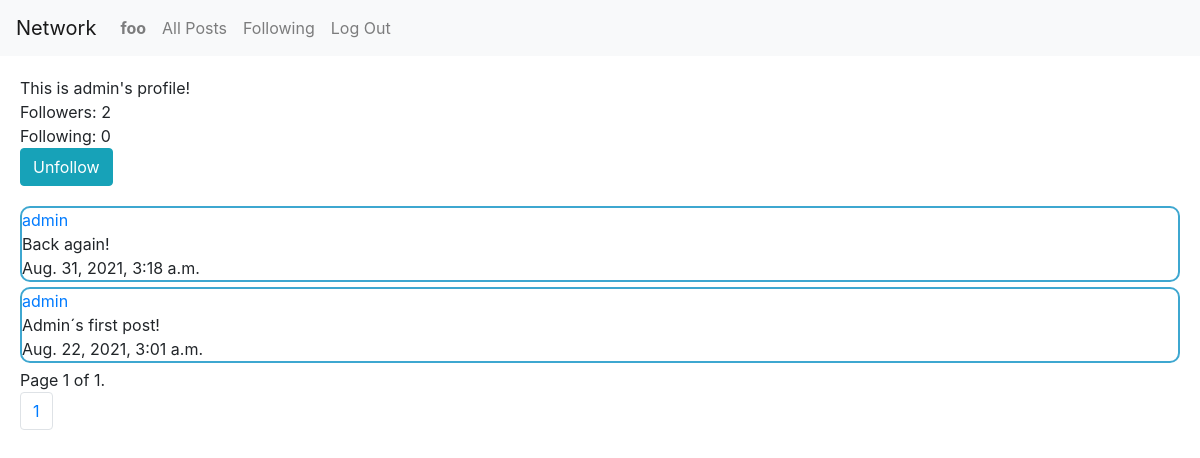
/user/admin (signed in), run on an earlier commit of the app's database.
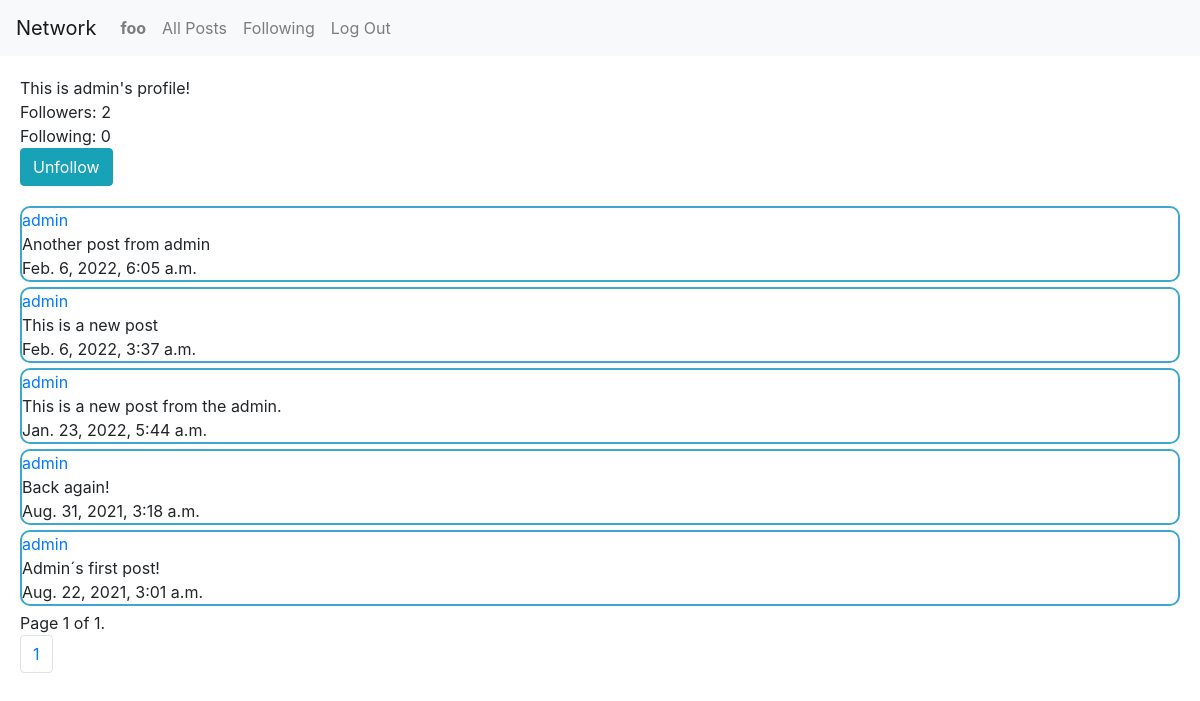
And on a later commit of the database.
### network/models.py (models this page shows, shortened)
class User(AbstractUser):
    followers = models.ManyToManyField("self", blank=True, symmetrical=False, related_name="follower_users") #symmetrical=False to break the one on one relation
    following = models.ManyToManyField("self", blank=True, symmetrical=False, related_name="following_users") #probably it would be better to use an intermediary model

class Post(models.Model):
    user = models.ForeignKey(User, on_delete=CASCADE, related_name="user_posts", null=False)
    content = models.CharField(max_length = 100)
    timestamp = models.DateTimeField(auto_now_add=True, editable=True)
    likes = models.ManyToManyField(User, blank=True, null=True, related_name="post_likers")

### network/views.py (the view)
# urls.py: path("user/<str:username>", views.userPage, name="userPage"),
@login_required(login_url='login')
def userPage(request, username):
    reqUser = request.user
    user = User.objects.get(username=username)
    followers = user.followers.all()
    following = user.following.all()
    posts = user.user_posts.all()
    posts = posts.order_by("-timestamp").all()
    followBool = follows(reqUser, user)
    paginator = Paginator(posts, 10)
    page_number = request.GET.get('page')
    page_obj = paginator.get_page(page_number)
    return render(request, "network/userPage.html",{
        "followers": len(followers),
        "form":PostForm(),
        "following":len(following),
        "page_obj":page_obj,
        "userPage":user,
        "followBool":followBool,
    })

### network/views.py (called while the page is built)
def follows(follower,followed):
    return follower.following.filter(username=followed.username).exists()

### network/templates/network/userPage.html (shortened to what this page needs)
{% extends "network/layout.html" %}
{% load static %}
{% block body %}
    <div>
        <div>
            This is {{userPage}}'s profile!
        </div>
        <div>
            Followers: {{followers}}
            <br>
            Following: {{following}}
        </div>
        <div>
            {% if user.is_authenticated and request.user != userPage%}
                {%if not followBool %}
                    <a href="{% url 'follow' userPage%}">
                        <button type="button" class="btn btn-info">Follow</button>
                    </a>
                {% else %}
                    <a href="{% url 'follow' userPage%}">
                        <button type="button" class="btn btn-info">Unfollow</button>
                    </a>
                {% endif %}
            {% endif %}
        </div>
    </div>
{% endblock %}

### network/templates/network/layout.html (shortened to what this page needs)
{% load static %}
<!DOCTYPE html>
<html lang="en">
    <head>
        <link rel="stylesheet" href="https://stackpath.bootstrapcdn.com/bootstrap/4.4.1/css/bootstrap.min.css">
        <link href="{% static 'network/styles.css' %}" rel="stylesheet">
    </head>
    <body>
        <nav class="navbar navbar-expand-lg navbar-light bg-light">
            <a class="navbar-brand" href="#">Network</a>
            <div>
              <ul class="navbar-nav mr-auto">
                {% if user.is_authenticated %}
                    <li class="nav-item">
                        <a class="nav-link" id="user-page" href="{% url 'userPage' user.username%}"><strong>{{ user.username }}</strong></a>
                    </li>
                {% endif %}
                <li class="nav-item">
                  <a class="nav-link"  id="all-posts" href="{% url 'index' %}">All Posts</a>
                </li>
                {% if user.is_authenticated %}
                    <li class="nav-item">
                        <a class="nav-link" href="{% url 'followingView' %}">Following</a>
                    </li>
                    <li class="nav-item">
                        <a class="nav-link" href="{% url 'logout' %}">Log Out</a>
                    </li>
                {% endif %}
              </ul>
            </div>
          </nav>
        <div class="body">
            {% block body %}
            {% endblock %}
            <div class="posts-view">
                {% for post in page_obj %}
                    <div class="post">
                        <a href="{% url 'userPage' post.user.username %}">{{post.user}}</a>
                        <br>
                        {{post.content}}
                        <br>
                        {{post.timestamp}}
                    </div>
                {% endfor %}
            </div>
            <div class="pagination">
                <span class="step-links">
                    <span class="current">
                        Page {{ page_obj.number }} of {{ page_obj.paginator.num_pages }}.
                    </span>
                </span>
            </div>
            <nav aria-label="Page navigation example">
                <ul class="pagination">
                    {% for x in page_obj.paginator.page_range %}
                        <li class="page-item"><a class="page-link" href="?page={{x}}">{{x}}</a></li>
                    {% endfor %}
                </ul>
            </nav>
        </div>
    </body>
</html>

### network/static/network/styles.css (style rules this page uses)
.body { margin: 20px; }
.posts-view { margin-top: 20px; }
.post { border: solid 2px rgba(14, 145, 197, 0.801); margin-top: 5px; margin-bottom: 5px; border-radius: 10px; }

What changed in the data, as far as the page shows it:
added Post: user "admin", content "Another post from admin", timestamp "Feb. 6, 2022, 6:05 a.m."
added Post: user "admin", content "This is a new post", timestamp "Feb. 6, 2022, 3:37 a.m."
added Post: user "admin", content "This is a new post from the admin.", timestamp "Jan. 23, 2022, 5:44 a.m."
